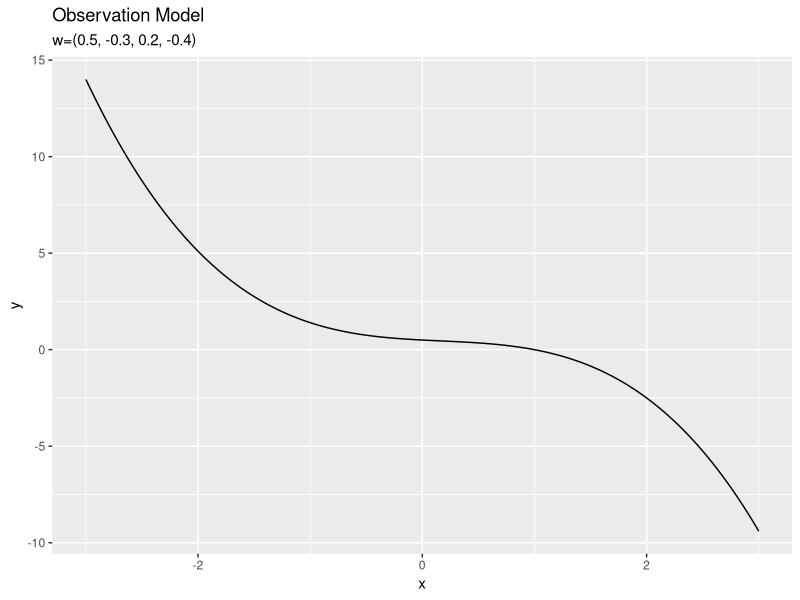
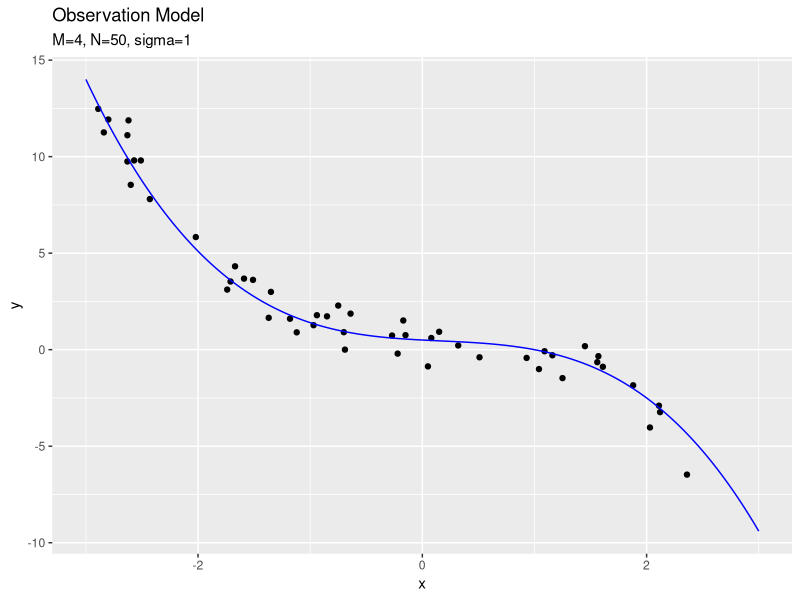
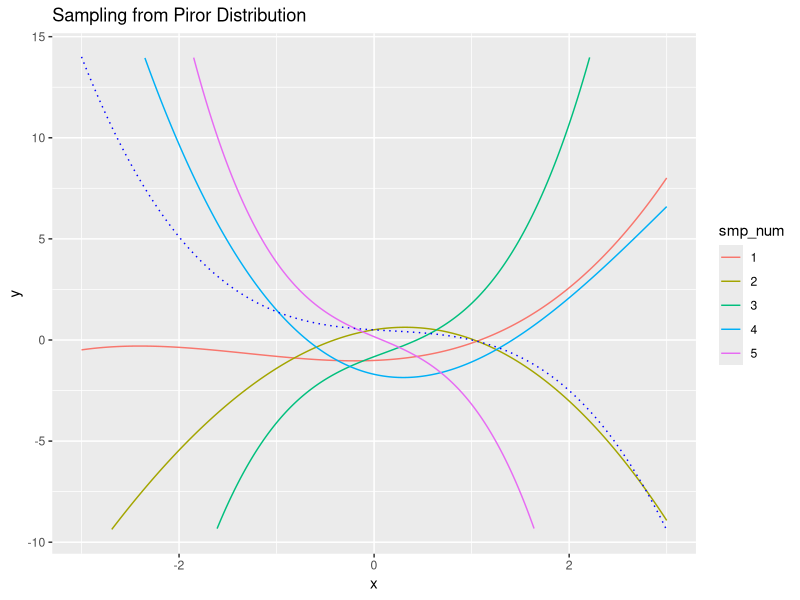
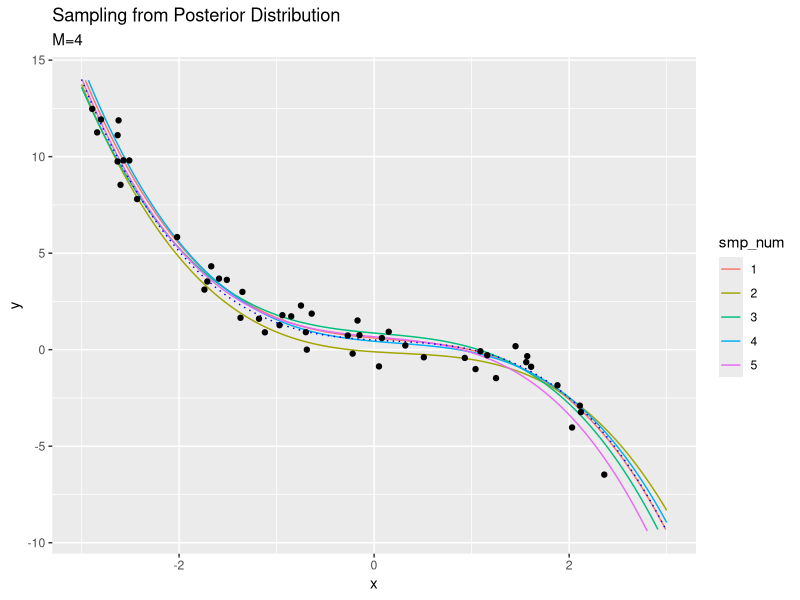
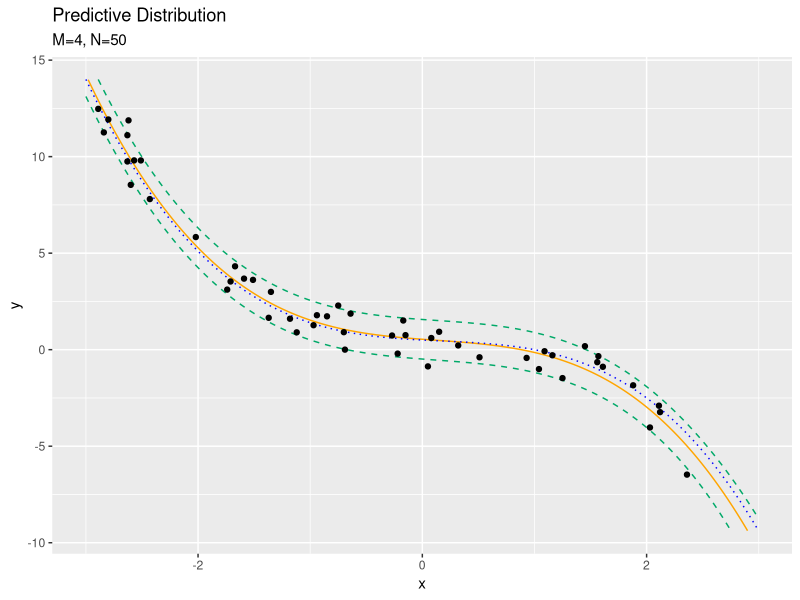

Recreate these plots in R, in order. (Note: this script raises an error after producing the figures.)

# ch3.5 線形回帰の例 ------------------------------------------------------------

# 利用パッケージ
library(tidyverse)
library(mvtnorm)


# ch3.5.1 モデルの構築 ----------------------------------------------------------

# (1, x, ..., x^(n-1))のベクトル作成関数を定義
x_vector <- function(x_n, M) {
  x_mn <- matrix(NA, nrow = M, ncol = length(x_n))
  for(m in 1:M) {
    x_mn[m, ] <- x_n^(m-1)
  }
  x_mn
}


# 観測モデルのパラメータを指定
M_truth <- 4
sigma <- 1
lambda <- 1 / sigma^2
w_m <- sample(x = seq(-1, 1, by = 0.1), size = M_truth) %>% 
  matrix()


# 作図用のx軸の値
x_line <- seq(-3, 3, by = 0.01)
y_line <- t(w_m) %*% x_vector(x_line, M_truth) %>% 
  as.vector()

# ノイズを含まない観測モデルを作図
model_df <- tibble(
  x = x_line, 
  y = y_line
)
ggplot(model_df, aes(x, y)) + 
  geom_line() + 
  labs(title = "Observation Model", 
       subtitle = paste0("w=(", paste0(round(w_m, 1), collapse = ', '), ")"))


# データをサンプリング
N <- 50
smp_x_n <- sample(seq(min(x_line), max(x_line), by = 0.01), size = N, replace = TRUE)
y_1n <- t(w_m) %*% x_vector(smp_x_n, M_truth) + rnorm(n = N, mean = 0, sd = sqrt(1 / lambda))

# 観測データの散布図を作成
sample_df <- tibble(
  x = smp_x_n, 
  y = as.vector(y_1n)
)
ggplot() + 
  geom_point(data = sample_df, aes(x, y)) + # 観測データ
  geom_line(data = model_df, aes(x, y), color = "blue") + # ノイズなし観測モデル
  labs(title = "Observation Model", 
       subtitle = paste0("M=", M_truth, ", N=", N, ", sigma=", round(sqrt(1 / lambda), 1)))


# 事前分布のパラメータを指定
M <- 4
m_m <- matrix(rep(0, M), nrow = M, ncol = 1)
sigma_mm <- diag(M)
lambda_mm <- solve(sigma_mm^2)

# xのベクトルを作成
x_mn <- x_vector(smp_x_n, M)
x_mline <- x_vector(x_line, M)


# 事前分布からのwのサンプリングによるモデルを比較
smp_model_df <- tibble()
for(i in 1:5) {
  tmp_df <- tibble(
    x = x_line, 
    y = as.vector(
      mvtnorm::rmvnorm(n = 1, mean = m_m, sigma = solve(lambda_mm)) %*% x_mline
    ), 
    smp_num = as.factor(i)
  )
  smp_model_df <- rbind(smp_model_df, tmp_df)
}
ggplot() + 
  geom_line(data = smp_model_df, aes(x, y, color = smp_num)) + # 事前分布からサンプリングwによるモデル
  geom_line(data = model_df, aes(x, y), color = "blue", linetype = "dotted") + # 観測モデル
  ylim(min(min(y_1n), min(y_line)), max(max(y_1n), max(y_line))) + 
  geom_line() + 
  labs(title = "Sampling from Piror Distribution")


# 事後分布の計算 -----------------------------------------------------------------

# 事後分布のパラメータを計算
lambda_hat_mm <- lambda * x_mn %*% t(x_mn) + lambda_mm
m_hat_m <- solve(lambda_hat_mm) %*% (lambda * x_mn %*% t(y_1n) + lambda_mm %*% m_m)


# 事後分布による観測モデルのパラメータのサンプリングによるモデルの変化を比較
smp_model_df <- tibble()
for(i in 1:5) {
  tmp_df <- tibble(
    x = x_line, 
    y = as.vector(
      mvtnorm::rmvnorm(n = 1, mean = m_hat_m, sigma = solve(lambda_hat_mm)) %*% x_mline
    ), 
    smp_num = as.factor(i)
  )
  smp_model_df <- rbind(smp_model_df, tmp_df)
}
ggplot() + 
  geom_line(data = smp_model_df, aes(x, y, color = smp_num)) + # 事後分布からサンプリングしたwによるモデル
  geom_line(data = model_df, aes(x, y), color = "blue", linetype = "dotted") + # 観測モデル
  geom_point(data = sample_df, aes(x, y)) + # 観測データ
  ylim(min(min(y_1n), min(y_line)), max(max(y_1n), max(y_line))) + 
  labs(title = "Sampling from Posterior Distribution", 
       subtitle = paste0("M=", M))
  

# 予測分布の計算 -----------------------------------------------------------------


# 予測分布のパラメータを計算
mu_star_hat_line <- t(m_hat_m) %*% x_mline %>% 
  as.vector()
sigma2_star_hat_line <- rep(NA, length(x_line))
for(i in seq_along(x_line)) {
  sigma2_star_hat_line[i] <- 1 / lambda + t(x_mline[, i]) %*% solve(lambda_hat_mm) %*% matrix(x_mline[, i])
}

# 予測分布を計算
predict_df <- tibble(
  x = x_line, 
  E_y = mu_star_hat_line, # 予測分布の期待値
  minus_sigma_y = E_y - sqrt(sigma2_star_hat_line), # 予測分布の期待値-sigma
  plus_sigma_y = E_y + sqrt(sigma2_star_hat_line) # 予測分布の期待値+sigma
)

# 作図
ggplot() + 
  geom_line(data = predict_df, aes(x, E_y), color = "orange") + # 予測分布の期待値
  geom_line(data = predict_df, aes(x, plus_sigma_y), color = "#00A968", linetype = "dashed") + # 予測分布の期待値+sigma
  geom_line(data = predict_df, aes(x, minus_sigma_y), color = "#00A968", linetype = "dashed") + # 予測分布の期待値-sigma
  geom_line(data = model_df, aes(x, y), color = "blue", linetype = "dotted") + # 観測モデル
  geom_point(data = sample_df, aes(x, y)) + # 観測データ
  ylim(min(min(y_1n), min(y_line)), max(max(y_1n), max(y_line))) + 
  labs(title = "Predictive Distribution", 
       subtitle = paste0("M=", M, ", N=", N), 
       y = "y")

print(summary(sigma2_star_line))


# gif画像でサンプルサイズによる分布の変化を確認 ------------------------------------------------

# 追加パッケージ
library(gganimate)


# (1, x, ..., x^(n-1))のベクトル作成関数を定義
x_vector <- function(x_n, M) {
  x_mn <- matrix(NA, nrow = M, ncol = length(x_n))
  for(m in 1:M) {
    x_mn[m, ] <- x_n^(m-1)
  }
  x_mn
}


# 観測モデルのパラメータを指定
M_truth <- 4
sigma <- 1
lambda <- 1 / sigma^2
w_m <- sample(x = seq(-1, 1, by = 0.1), size = M_truth) %>% 
  matrix()


# 作図用のx軸の値
x_line <- seq(-3, 3, by = 0.01)
y_line <- t(w_m) %*% x_vector(x_line, M_truth) %>% 
  as.vector()

# ノイズを含まない観測モデルを作図
model_df <- tibble(
  x = x_line, 
  y = y_line
)
ggplot(model_df, aes(x, y)) + 
  geom_line() +
  labs(title = "Observation Model", 
       subtitle = paste0("w = (", paste0(round(w_m, 1), collapse = ', '), ")"))


# サンプルサイズを指定：(試行回数)
N <- 100

# 事前分布のパラメータを指定
M <- 10
m_m <- matrix(rep(0, M), nrow = M, ncol = 1)
sigma_mm <- diag(M)
lambda_mm <- solve(sigma_mm^2)

# xのベクトルを作成
x_mline <- x_vector(x_line, M)


# 推論
smp_x_n <- rep(NA, N)
y_1n <- rep(NA, N)
eps_n <- rep(NA, N)
sample_df <- tibble()
predict_df <- tibble()
for(n in 1:N) {
  
  # データをサンプリング
  smp_x_n[n] <- sample(seq(min(x_line), max(x_line), by = 0.01), size = 1, replace = TRUE)
  y_1n[n] <- t(w_m) %*% x_vector(smp_x_n[n], M_truth) + rnorm(n = 1, mean = 0, sd = sqrt(1 / lambda))
  
  # 観測データのデータフレームを作成
  sample_df <- tibble(
    x = smp_x_n[1:n], 
    y = as.vector(y_1n[1:n]), 
    iteration = n
  ) %>% 
    rbind(sample_df, .)
  
  # 観測データからxベクトルを作成
  x_mn <- x_vector(smp_x_n[n], M)
  
  # 事後分布のパラメータを計算
  old_lambda_mm <- lambda_mm
  lambda_mm <- lambda * x_mn %*% t(x_mn) + lambda_mm
  m_m <- solve(lambda_mm) %*% (lambda * x_mn %*% t(y_1n[n]) + old_lambda_mm %*% m_m)
  
  # 予測分布のパラメータを計算
  sigma2_star_line <- rep(NA, length(x_line))
  for(i in seq_along(x_line)) {
    sigma2_star_line[i] <- 1 / lambda + t(x_mline[, i]) %*% solve(lambda_mm) %*% matrix(x_mline[, i])
  }
  mu_star_line <- t(m_m) %*% x_mline %>% 
    as.vector()
  
  # 予測分布を計算
  predict_df <- tibble(
    x = x_line, 
    E_y = mu_star_line, 
    minus_sigma_y = E_y - sqrt(sigma2_star_line), 
    plus_sigma_y = E_y + sqrt(sigma2_star_line), 
    iteration = n
  ) %>% 
    rbind(predict_df, .)
}


# 作図
predict_graph <- ggplot() + 
  geom_line(data = predict_df, aes(x, E_y), color = "orange") + # 予測分布の期待値
  geom_line(data = predict_df, aes(x, plus_sigma_y), color = "#00A968", linetype = "dashed") + # 予測分布の期待値+sigam
  geom_line(data = predict_df, aes(x, minus_sigma_y), color = "#00A968", linetype = "dashed") + # 予測分布の期待値-sigma
  geom_line(data = model_df, aes(x, y), color = "blue", linetype = "dotted") + # 観測モデル
  geom_point(data = sample_df, aes(x, y)) + # 観測データ
  transition_manual(iteration) + # フレーム
  ylim(min(min(y_1n), min(y_line)), max(max(y_1n), max(y_line))) + 
  labs(title = "Predictive Distribution", 
       subtitle = paste("M=", M, ", N={current_frame}", sep = ""), 
       y = "y")

# gif画像を作成
animate(predict_graph, nframes = N, fps = 10)

warnings()


# gif画像で次元数による分布の変化を確認 ------------------------------------------------

# 追加パッケージ
library(gganimate)


# (1, x, ..., x^(n-1))のベクトル作成関数を定義
x_vector <- function(x_n, M) {
  x_mn <- matrix(NA, nrow = M, ncol = length(x_n))
  for(m in 1:M) {
    x_mn[m, ] <- x_n^(m-1)
  }
  x_mn
}


# 観測モデルのパラメータを指定
M_truth <- 4
sigma <- 1
lambda <- 1 / sigma^2
w_m <- sample(x = seq(-1, 1, by = 0.1), size = M_truth) %>% 
  matrix()


# 作図用のx軸の値
x_line <- seq(-3, 3, by = 0.01)
y_line <- t(w_m) %*% x_vector(x_line, M_truth) %>% 
  as.vector()


# サンプルサイズを指定
N <- 10

# データをサンプリング
smp_x_n <- sample(seq(min(x_line), max(x_line), by = 0.01), size = N, replace = TRUE)
y_1n <- t(w_m) %*% x_vector(smp_x_n, M_truth) + rnorm(n = N, mean = 0, sd = sqrt(1 / lambda)) 


# 観測データのデータフレームを作成
model_df <- tibble(
  x = x_line, 
  y = y_line
)
sample_df <- tibble(
  x = smp_x_n, 
  y = as.vector(y_1n)
)
ggplot() + 
  geom_point(data = sample_df, aes(x, y)) + # 観測データ
  geom_line(data = model_df, aes(x, y), color = "blue") + # ノイズなし観測モデル
  labs(title = "Observation Model", 
       subtitle = paste0("M=", M_truth, ", sigma=", round(sqrt(1 / lambda), 1)))


# パラメータ(次元)数の最大値を指定：(試行回数)
max_M <- 15


# 推論
predict_df <- tibble()
for(m in 1:max_M) {
  
  # 事前分布のパラメータを設定
  m_m <- matrix(rep(0, m), nrow = m, ncol = 1)
  sigma_mm <- diag(m)
  lambda_mm <- solve(sigma_mm^2)
  
  # 観測データからxベクトルを作成
  x_mn <- x_vector(smp_x_n, m)
  x_mline <- x_vector(x_line, m)
  
  # 事後分布のパラメータを計算
  old_lambda_mm <- lambda_mm
  lambda_mm <- lambda * x_mn %*% t(x_mn) + lambda_mm
  m_m <- solve(lambda_mm) %*% (lambda * x_mn %*% t(y_1n) + old_lambda_mm %*% m_m)
  
  # 予測分布のパラメータを計算
  sigma2_star_line <- rep(NA, length(x_line))
  for(i in seq_along(x_line)) {
    sigma2_star_line[i] <- 1 / lambda + t(x_mline[, i]) %*% solve(lambda_mm) %*% matrix(x_mline[, i])
  }
  mu_star_line <- t(m_m) %*% x_mline %>% 
    as.vector()
  
  # 予測分布を計算
  predict_df <- tibble(
    x = x_line, 
    E_y = mu_star_line, 
    minus_sigma_y = E_y - sqrt(sigma2_star_line), 
    plus_sigma_y = E_y + sqrt(sigma2_star_line), 
    iteration = m
  ) %>% 
    rbind(predict_df, .)
}


# 作図
predict_graph <- ggplot() + 
  geom_line(data = predict_df, aes(x, E_y), color = "orange") + # 予測分布の期待値
  geom_line(data = predict_df, aes(x, plus_sigma_y), color = "#00A968", linetype = "dashed") + # 予測分布の期待値+sigam
  geom_line(data = predict_df, aes(x, minus_sigma_y), color = "#00A968", linetype = "dashed") + # 予測分布の期待値-sigma
  geom_line(data = model_df, aes(x, y), color = "blue", linetype = "dotted") + # 観測モデル
  geom_point(data = sample_df, aes(x, y)) + # 観測データ
  transition_manual(iteration) + # フレーム
  ylim(min(min(y_1n), min(y_line)), max(max(y_1n), max(y_line))) + 
  labs(title = "Predictive Distribution", 
       subtitle = paste0("M={current_frame}", ", N=", N), 
       y = "y")

# gif画像を作成
animate(predict_graph, nframes = max_M)

warnings()
